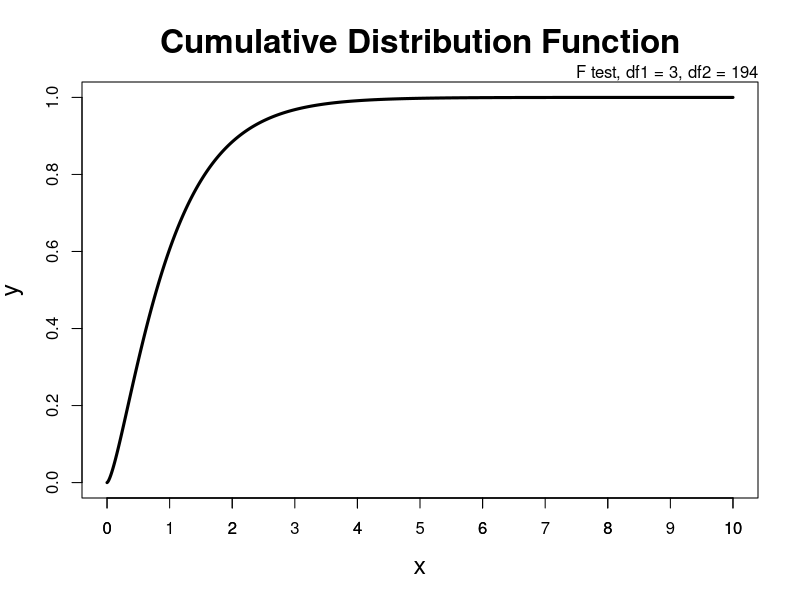
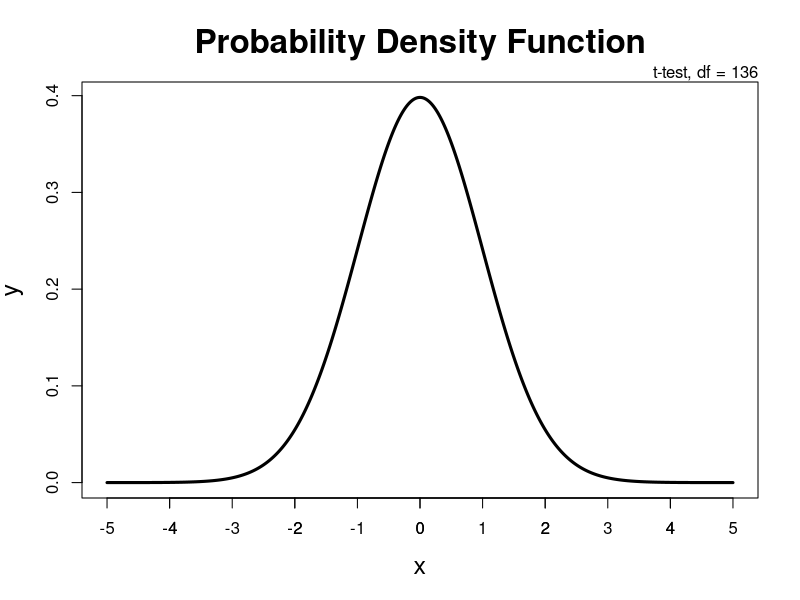
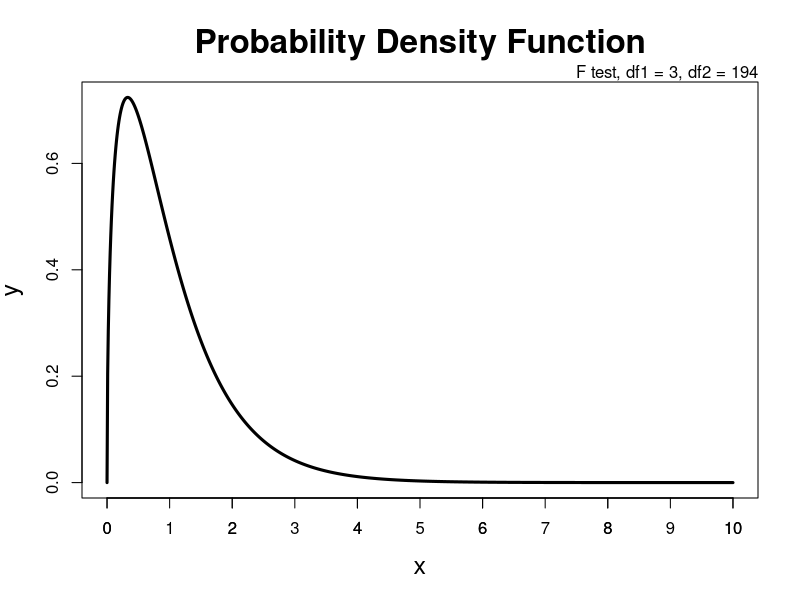

These figures' R source, in order: (Note: this script raises an error after producing the figures.)
getwd()
setwd("/Users/raymond/Desktop/R")
# Ex2. F statistic = 3.2(right-tailed test). df1 = 3, df2 = 194
    # pdf
    x <- seq(0, 10, 0.01)
    y_df <- df(x, df1 = 3, df2 = 194, log = FALSE)
    jpeg(filename = "hw1.ex2.jpeg", width = 480, height = 480, res = 200)
    plot(x, y_df, type = "l", lwd = 3,
        ylab = "y", main = "Probability Density Function",
        cex.main = 2, cex.lab = 1.5)
    axis(1, at = seq(round(min(x)), round(max(x)), by = 1),
        labels = seq(round(min(x)), round(max(x)), by = 1))
    mtext("F test, df1 = 3, df2 = 194", side = 3, adj = 1, cex = 1)
    dev.off()

    # cdf
    x <- seq(0, 10, 0.01)
    y_pf <- pf(x, df1 = 3, df2 = 194)
    plot(x, y_pf, type = "l", lwd = 3,
        ylab = "y", main = "Cumulative Distribution Function",
        cex.main = 2, cex.lab = 1.5)
    axis(1, at = seq(round(min(x)), round(max(x)), by = 1),
        labels = seq(round(min(x)), round(max(x)), by = 1))
    mtext("F test, df1 = 3, df2 = 194", side = 3, adj = 1, cex = 1)

    #p-value
    options(digits = 3)
    (y_pf <- pf(3.2, df1 = 3, df2 = 194, lower = FALSE))
        #p_value = y_pf = 0.0245, since this test being one-sided


#Ex.3-1 t-test statistic = -2.08 (two-tailed test), df = 136
    #p-value
    y_pt <- pt(-2.08, df = 136)
    options(digits = 3)
    (p_value <- y_pt * 2)
        #p_value = 0.0394, since this test being double-sided


#Ex. 3-2 t-test statistic = 2.45 (two-tailed test), df = 136
    #p-value
    y_pt <- pt(2.45, df = 136, lower.tail = FALSE)
    options(digits = 3)
    (p_value <- y_pt * 2)
        #p-value = 0.0156, since this test being double-sided

    #pdf
    x <- seq(-5, 5, 0.01)
    y_dt <- dt(x, 136, log = FALSE)
    plot(x, y_dt, type = "l", lwd = 3,
        ylab = "y", main = "Probability Density Function",
        cex.main = 2, cex.lab = 1.5)
    axis(1, at = seq(round(min(x)), round(max(x)), by = 1),
        labels = seq(round(min(x)), round(max(x)), by = 1))
    mtext("t-test, df = 136", side = 3, adj = 1, cex = 1)


    #cdf
    x <- swq(-5, 5, 0.01)
    y_pt <- pt(x, df = 136)
    plot(x, y_pt, type = "l", lwd = 3,
        ylab = "y", main = "Cumulative Distribution Function",
        cex.main = 2, cex.lab = 1.5)
    axis(1, at = seq(round(min(x)), round(max(x)), by = 1),
        labels = seq(round(min(x)), round(max(x)), by = 1))
    mtext("t-test, df = 136", side = 3, adj = 1, cex = 1)
